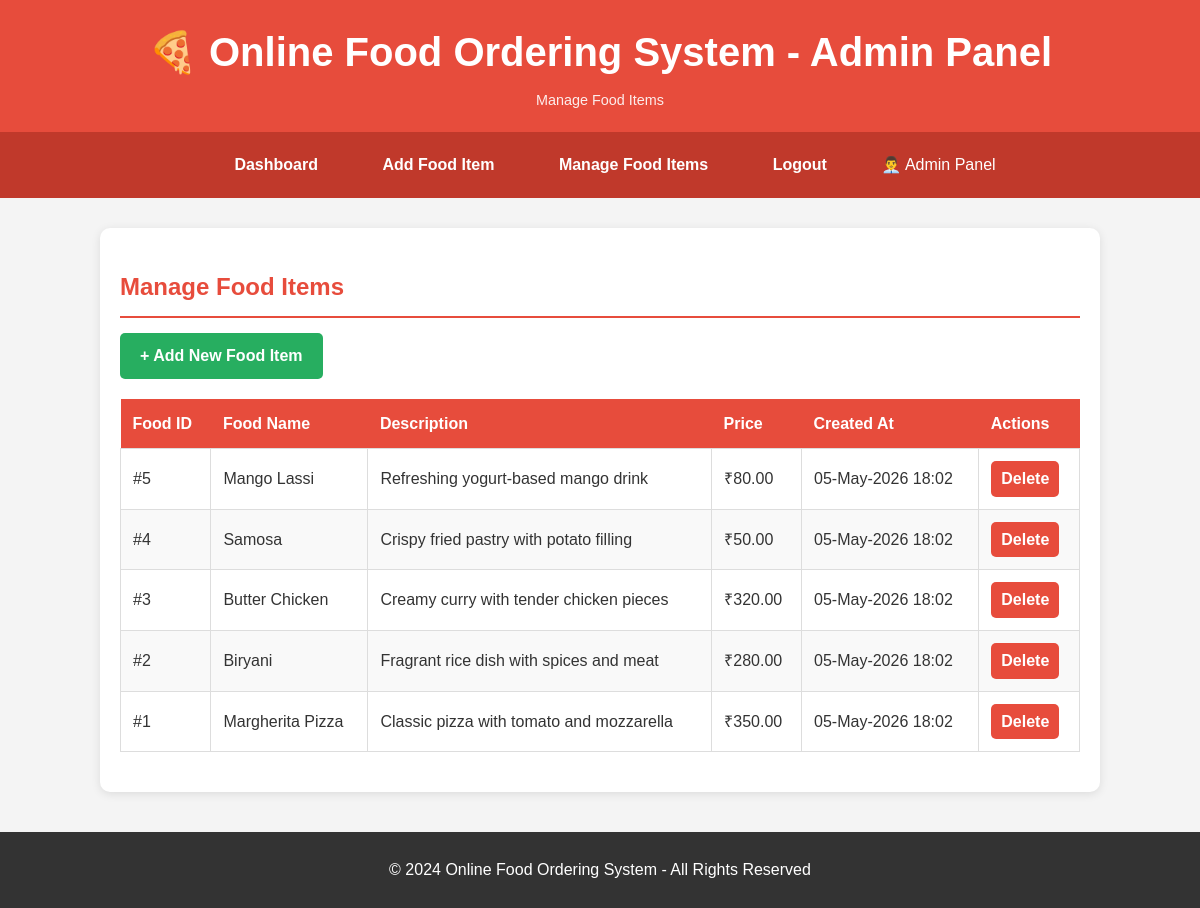
Screenshot of /view_food.php (signed in) with the database file from the repository.
### tables this page shows
CREATE TABLE food (
    food_id INT AUTO_INCREMENT PRIMARY KEY,
    food_name VARCHAR(100) NOT NULL,
    price DECIMAL(8, 2) NOT NULL,
    description VARCHAR(255),
    created_at TIMESTAMP DEFAULT CURRENT_TIMESTAMP
);

### view_food.php (the view, shortened to what this page needs)
<?php
require_once('db.php');
$food_query = "SELECT * FROM food ORDER BY food_id DESC";
$food_result = mysqli_query($conn, $food_query);
?>
<!DOCTYPE html>
<html lang="en">
<head>
    <link rel="stylesheet" href="style.css">
</head>
<body>
    <header>
        <h1>🍕 Online Food Ordering System - Admin Panel</h1>
        <p>Manage Food Items</p>
    </header>
    <nav>
        <a href="admin_dashboard.php">Dashboard</a>
        <a href="add_food.php">Add Food Item</a>
        <a href="view_food.php">Manage Food Items</a>
        <a href="admin_logout.php">Logout</a>
        <span style="color: white; margin-left: 20px;">👨‍💼 Admin Panel</span>
    </nav>
    <div class="container">
        <div class="section">
            <h2>Manage Food Items</h2>
            <div style="margin-bottom: 20px;">
                <a href="add_food.php" class="btn btn-success">+ Add New Food Item</a>
            </div>
            <table>
                <thead>
                    <tr>
                        <th>Food ID</th>
                        <th>Food Name</th>
                        <th>Description</th>
                        <th>Price</th>
                        <th>Created At</th>
                        <th>Actions</th>
                    </tr>
                </thead>
                <tbody>
                    <?php
                    if (mysqli_num_rows($food_result) > 0) {
                        while ($food = mysqli_fetch_assoc($food_result)) {
                            $food_id = $food['food_id'];
                            $food_name = htmlspecialchars($food['food_name']);
                            $description = htmlspecialchars($food['description'] ?? 'N/A');
                            $price = $food['price'];
                            $created_at = date("d-M-Y H:i", strtotime($food['created_at']));
                            ?>
                            <tr>
                                <td>#<?php echo $food_id; ?></td>
                                <td><?php echo $food_name; ?></td>
                                <td><?php echo $description; ?></td>
                                <td>₹<?php echo number_format($price, 2); ?></td>
                                <td><?php echo $created_at; ?></td>
                                <td>
                                    <a href="delete_food.php?food_id=<?php echo $food_id; ?>" class="btn btn-danger" style="padding: 5px 10px; text-decoration: none;" onclick="return confirm('Are you sure you want to delete this item?');">Delete</a>
                                </td>
                            </tr>
                            <?php
                        }
                    } else {
                        echo '<tr><td colspan="6" class="text-center">No food items found</td></tr>';
                    }
                    ?>
                </tbody>
            </table>
        </div>
    </div>
    <footer>
        <p>&copy; 2024 Online Food Ordering System - All Rights Reserved</p>
    </footer>
</body>
</html>

### style.css (style rules this page uses)
* { margin: 0; padding: 0; box-sizing: border-box; }
body { font-family: 'Arial', sans-serif; background-color: #f4f4f4; color: #333; line-height: 1.6; }
html { scroll-behavior: smooth; }
header { background-color: #e74c3c; color: white; padding: 20px 0; text-align: center; box-shadow: 0 2px 5px rgba(0, 0, 0, 0.1); }
header h1 { font-size: 2.5em; margin-bottom: 5px; }
header p { font-size: 0.9em; opacity: 0.9; }
nav { background-color: #c0392b; padding: 10px 0; text-align: center; }
nav a { color: white; text-decoration: none; padding: 10px 20px; margin: 0 10px; display: inline-block; border-radius: 5px; transition: 0.3s; font-weight: bold; }
.container { max-width: 1000px; margin: 30px auto; padding: 20px; background-color: white; border-radius: 10px; box-shadow: 0 2px 10px rgba(0, 0, 0, 0.1); }
.section { margin: 20px 0; }
.section h2 { color: #e74c3c; margin-bottom: 15px; border-bottom: 2px solid #e74c3c; padding-bottom: 10px; }
.btn { padding: 10px 20px; border: none; border-radius: 5px; font-size: 1em; cursor: pointer; transition: 0.3s; font-weight: bold; text-decoration: none; display: inline-block; }
.btn-success { background-color: #27ae60; color: white; }
.btn-danger { background-color: #e74c3c; color: white; }
table { width: 100%; border-collapse: collapse; margin: 20px 0; }
table th { background-color: #e74c3c; color: white; padding: 12px; text-align: left; font-weight: bold; }
table td { border: 1px solid #ddd; padding: 12px; }
table tr:nth-child(even) { background-color: #f9f9f9; }
footer { background-color: #333; color: white; text-align: center; padding: 20px; margin-top: 40px; }
footer p { margin: 5px 0; }

### rows the page displays
food: food_id "5", food_name "Mango Lassi", description "Refreshing yogurt-based mango drink", price "80.00", created_at "05-May-2026 18:02"
food: food_id "4", food_name "Samosa", description "Crispy fried pastry with potato filling", price "50.00", created_at "05-May-2026 18:02"
food: food_id "3", food_name "Butter Chicken", description "Creamy curry with tender chicken pieces", price "320.00", created_at "05-May-2026 18:02"
food: food_id "2", food_name "Biryani", description "Fragrant rice dish with spices and meat", price "280.00", created_at "05-May-2026 18:02"
food: food_id "1", food_name "Margherita Pizza", description "Classic pizza with tomato and mozzarella", price "350.00", created_at "05-May-2026 18:02"
